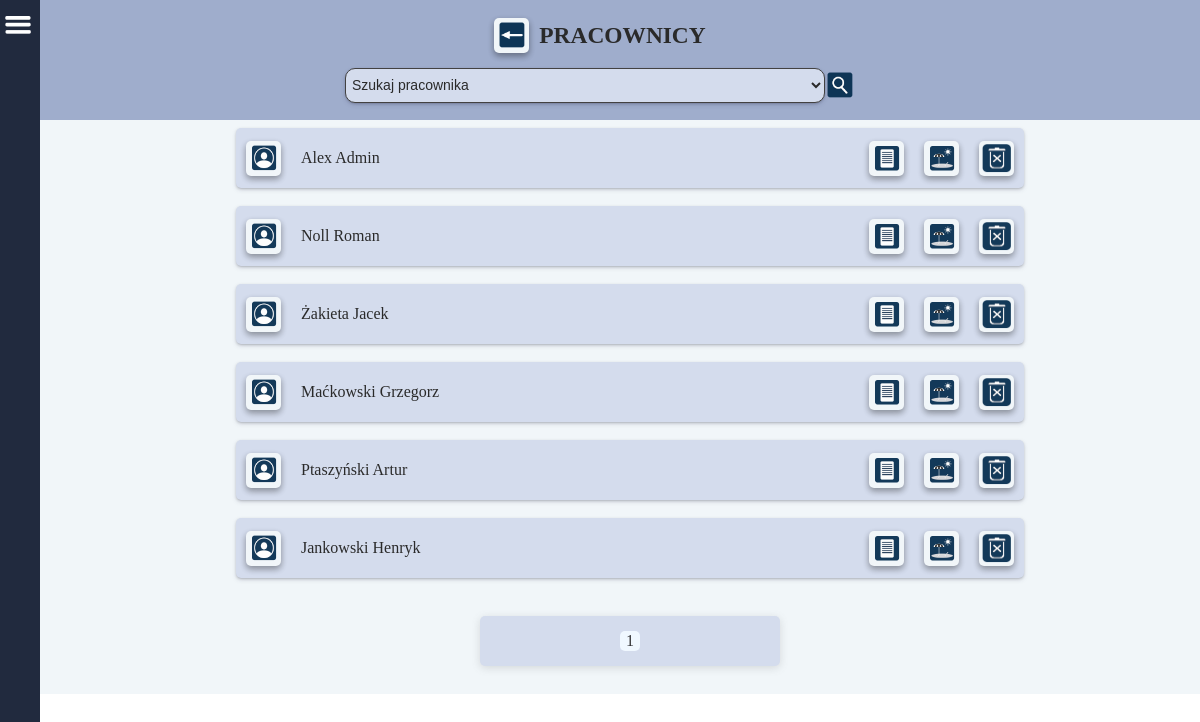
Page /users/all_users/ (signed in) on the earlier database version.
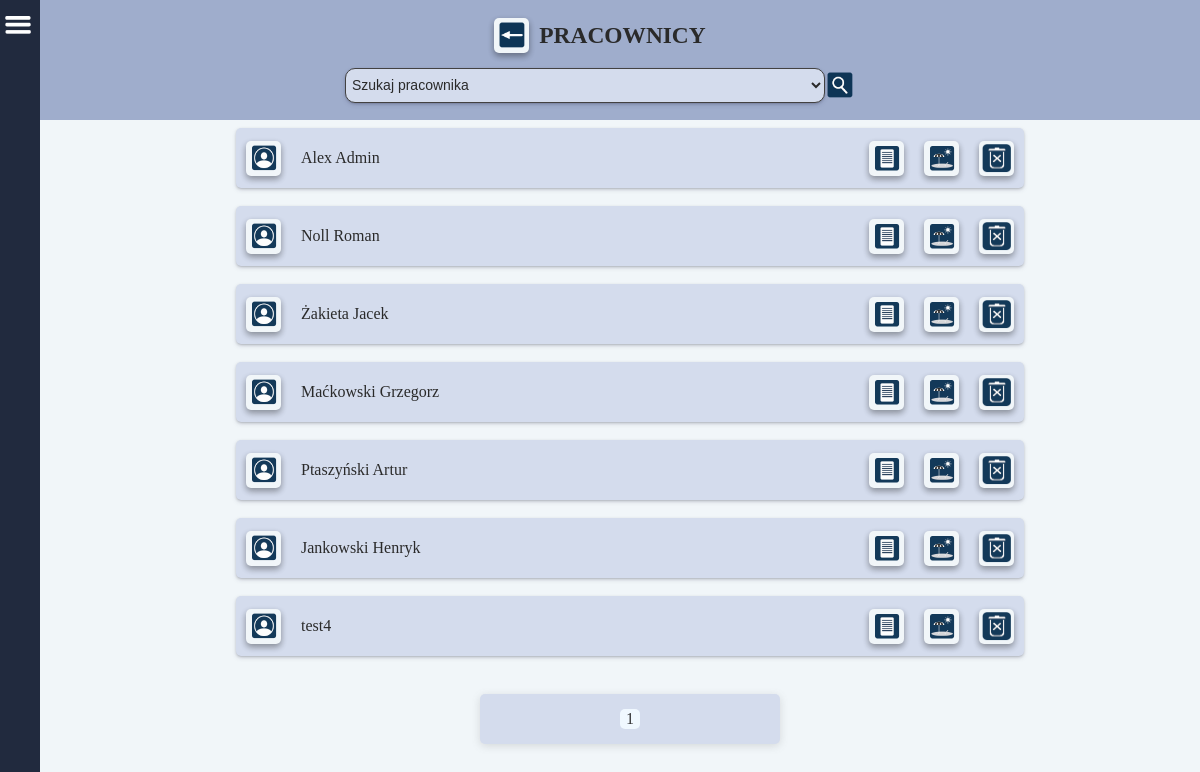
Same page on the later database version.
### users/models.py (models this page shows, shortened)
class CustomUser(AbstractBaseUser, PermissionsMixin):
    acceptation = models.BooleanField(
        _('Zatwierdź'),
        default=False,
    )
    username = models.CharField(
        _('Użytkownik'),
        null=True,
        max_length= 255,
        )
    email = models.EmailField(_("email"), unique=True)
    fp_token = models.CharField(
        null=True,
        max_length=192,
        unique=True,
    )
    birthday = models.CharField(
        _('Data urodzenia'),
        null=True,
        max_length= 55,
        )
    birthplace = models.CharField(
        _('Miejsce urodzenia'),
        null=True,
        max_length= 255,
        )
    workplace = models.CharField(
        _('Miejsce pracy'),
        null=True,
        max_length= 255,
        )
    religion = models.CharField(
        _('Religia'),
        null=True,
        max_length= 255,
        )
    insurance_number = models.CharField(
        _('Numer ubezpieczenia'),
        null=True,
        max_length= 255,
        )
    tax_number = models.CharField(
        _('Numer podatkowy'),
        null=True,
        max_length= 255,
        )
    adress_pl = models.CharField(
        _('Adres w Polsce'),
        null=True,
        max_length= 255,
        )
    adress_de = models.CharField(
        _('Adres w Niemczech'),
        null=True,
        max_length= 255,
        )
    profession = models.CharField(
        _('Zawód'),
        null=True,
        max_length= 255,
        )
    position = models.CharField(
        _('Stanowisko (pracuje w)'),
        null=True,
        max_length= 255,
        )
    internal_tax_number = models.CharField(
        _('Wewnętrzny numer podatkowy'),
        null=True,
        max_length= 255,
        )
    nfz_name = models.CharField(
        _('NFZ - nazwa'),
        null=True,
        max_length= 255,
        )
    nfz_adress = models.CharField(
        _('NFZ - adres'),
        null=True,
        max_length= 255,
        )
    phone_number = models.CharField(
        _('Telefon'),
        null=True,
        max_length= 255,
        )
    bank = models.CharField(
        _('Nazwa banku'),
        null=True,
        max_length= 255,
        )
    bic_swift = models.CharField(
        _('BIC/SWIFT'),
        null=True,
        max_length= 255,
        )
    bank_account = models.CharField(
        _('Konto i właściciel'),
        null=True,
        max_length= 255,
        )
    health_insurance_de = models.CharField(
        _('Ubezpieczenie w Niemczech'),
        null=True,
        max_length= 255,
        )
    health_insurance_de_number = models.CharField(
        _('KK VersNr'),
        null=True,
        max_length= 255,
        )
    shoe_size = models.CharField(
        _('Rozmiar buta'),
        null=True,
        max_length= 255,
        )
    growth = models.CharField(
        _('Wzrost'),
        null=True,
        max_length= 255,
        )
    work_clothes = models.CharField(
        _('Ubranie robocze'),
        null=True,
        max_length= 255,
        )
    rights = models.CharField(
        _('Uprawnienia'),
        null=True,
        max_length= 255,
        )
    payment = models.FloatField(
        _('Stawka za godzinę'),
        default=0
    )
    vacations_days_quantity = models.IntegerField(
        _('Ilość przysługujących dni urlopu'),
        default=0,
    )
    vacations_days_quantity_de = models.IntegerField(
        _('Ilość przysługujących dni urlopu'),
        default=0,
    )
    vacacions_on_demand = models.IntegerField(
        _('Ilość dni urlopu na żądanie'),
        default=4,
    )
    cares_vacations = models.IntegerField(
        _('Ilość dni urlopu opiekuńczego'),
        default=5,
    )
    force_majeure_vacations = models.IntegerField(
        _('Ilość godzin urlopu z powodu siły wyższej'),
        default=16,
    )
    compassionate_vacations = models.IntegerField(
        _('Ilość dni urlopu okolicznościowego'),
        default=2,
    )
    last_year_vacations_days_quantity = models.IntegerField(
        _('Ilość przysługujących dni urlopu za zeszły rok'),
        default=0,
    )
    last_year_vacations_days_quantity_de = models.IntegerField(
        _('Ilość przysługujących dni urlopu za zeszły rok'),
        default=0,
    )
    days_to_use_in_current_year = models.IntegerField(
        _('Do użycia w bieżącym roku'),
        default=0,
    )
    days_to_use_in_current_year_de = models.IntegerField(
        _('Do użycia w bieżącym roku'),
        default=0,
    )
    is_staff = models.BooleanField(default=False)
    is_active = models.BooleanField(default=True)
    date_joined = models.DateTimeField(
        _('Data rejestracji'),
        default=timezone.now,
        )
    USERNAME_FIELD = "email"
    EMAIL_FIELD = "email"
    REQUIRED_FIELDS = []
    objects = CustomUserManager()

### users/views.py (the view)
# urls.py: path('all_users/', AllUsers, name='all_users'),
def AllUsers(request):
    users = CustomUser.objects.all()
    users_list = CustomUser.objects.values_list('username', flat=True)
    paginator = Paginator(users, 10)
    page_number = request.GET.get('page')
    users = paginator.get_page(page_number)
    if request.method == 'POST':
        select = request.POST.get('user')
        if select == 'Wszyscy pracownicy':
            users = CustomUser.objects.all()
        else:
            users = CustomUser.objects.filter(username=select)
    context = {
        'users': users,
        'users_list': users_list,
    }
    return render(request, 'all_users.html', context)

### main/templatetags/vacation_requests.py (called while the page is built)
@register.simple_tag
def request_quantity():
    reqs = VacationRequest.objects.all().order_by('-v_request__id')
    count = 0
    for r in reqs:
        if r.v_request.consideration is True:
            count += 1
    return count

### users/templates/all_users.html (shortened to what this page needs)
{% extends 'base.html' %}
{% load static %}
    {% block content %}
        <div class="page-container">
            <div class="title">
                <div class="back">
                    <a class="label_img" href="{% url 'work_objects' request.user.pk %}">
                        <img src="{% static 'images/back.png' %}" width="30" height="30">
                    </a>
                    <h3>PRACOWNICY</h3>
                </div>
                <form method="POST" class="search_form" id="users">
                    <select name="user" class="search" onchange="submitFormUsers()">
                        <option disabled selected hidden>Szukaj pracownika</option>
                    </select>
                    <input type="image" src="{% static 'images/search.png' %}" width="30" height="30">
                </form>
            </div>
            <div class="wo_container">
                {% for user in users %}
                <div class="label">
                    <div class="row_cont_in_label">
                        <a class="label_img" href="{% url 'user' user.pk %}">
                            <img src="{% static 'images/profil.png' %}" width="30" height="30">
                        </a>
                        {{ user.username }}
                        <br>
                    </div>
                    <div class="row_cont_in_label">
                        <a class="label_img" href="{% url 'user_raport' user.pk %}">
                            <img src="{% static 'images/raports.png' %}" width="30" height="30">
                        </a>
                        <a class="label_img" href="{% url 'vacations' user.pk %}">
                            <img src="{% static 'images/vacations.png' %}" width="30" height="30">
                        </a>
                        <a class="label_img" href="{% url 'deleteQuestion' user.pk %}">
                          <img src="{% static 'images/delete.png' %}" width="30" height="30">
                        </a>
                    </div>
                </div>
                    <br>
                {% endfor %}
                <div class="pagination">
                    <span class="step-links">
                          <span class="current-page"><p>{{ users.number }}</p></span>
                    </span>
                </div>
            </div>
        </div>
    {% endblock %}

Differences in the rows shown:
added CustomUser: username "test4"
